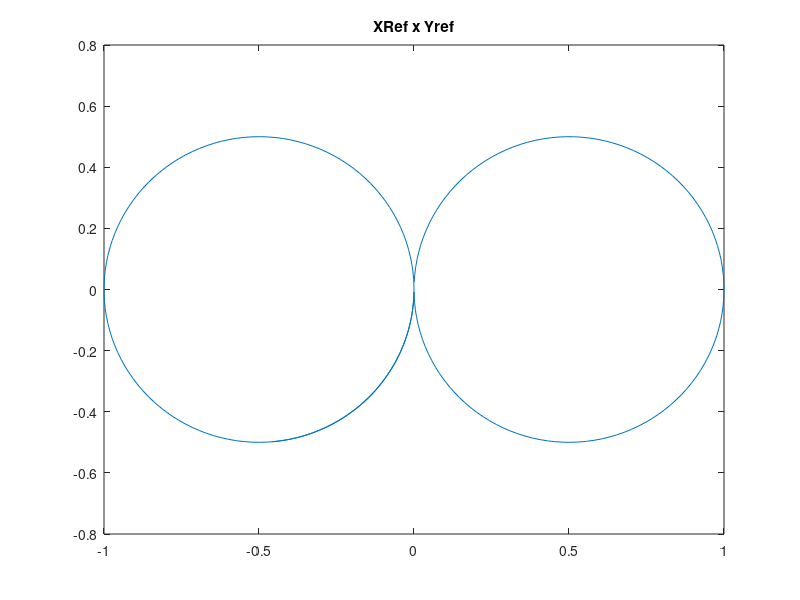
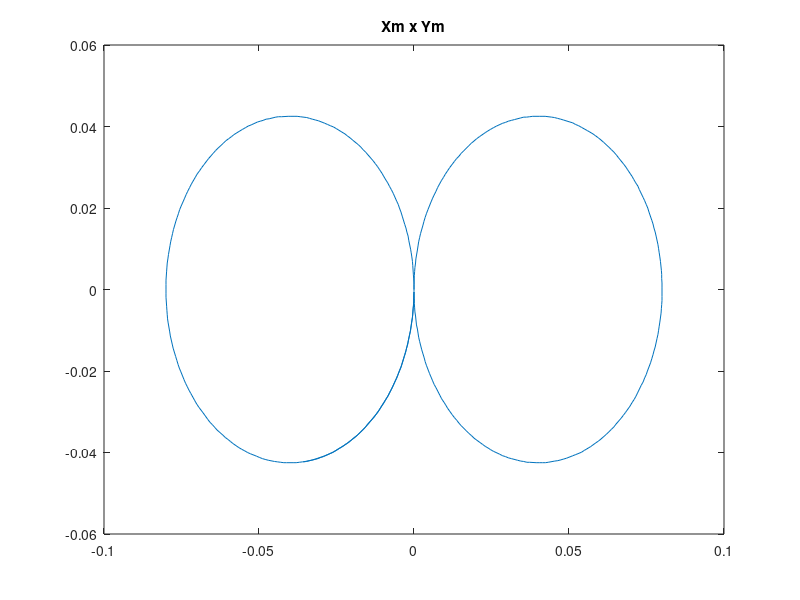
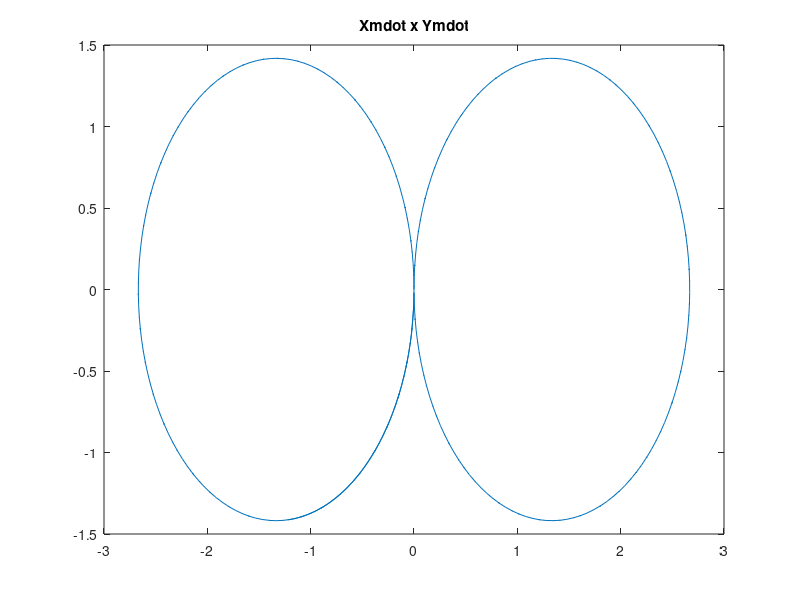
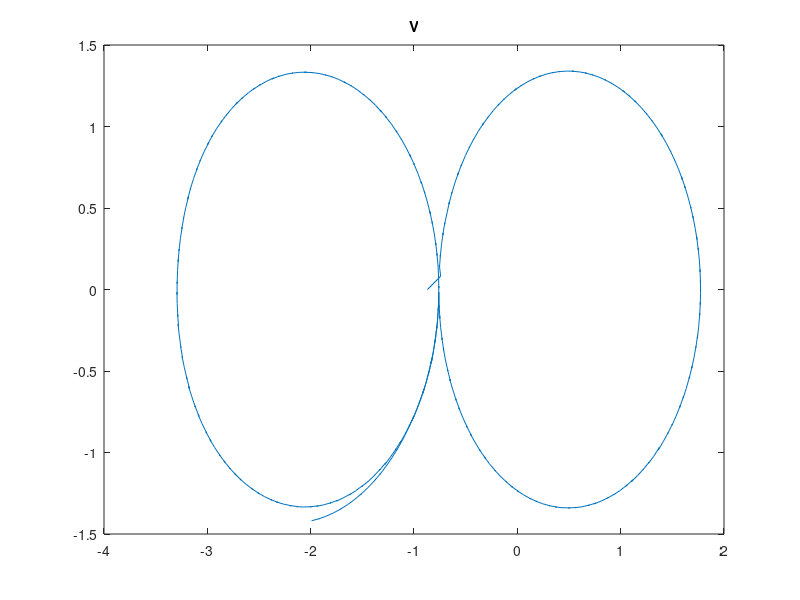

Reproduce these figures in MATLAB, in order.
close all, clc

M = csvread("ArqGrav9.csv");

%plot(M(:,17),M(:,18));
%t 1,refX 2  ,refY 3, ymX 4,ymY 5, ymdotX 6 ,ymdotY 7,Vx 8,Vy 9,
%Ux 10 ,Uy 11 ,Xc 12 ,Xyc 13 ,Xteta 14 ,XdotX 15 ,XdotY 16 ,Yx 17 ,Yy 18


figure();
plot(M(:,2),M(:,3));
title("XRef x Yref");

figure();
plot(M(:,4),M(:,5));
title("Xm x Ym");

figure();
plot(M(:,6),M(:,7));
title("Xmdot x Ymdot");

figure();
plot(M(:,8),M(:,9));
title("V");

figure();
plot(M(:,10),M(:,11));
title("U");

figure();
plot(M(:,12),M(:,13));
title("Xc vs Yc");

figure();
plot(M(:,1)/1000,M(:,12));
title("Xc vs t");

figure();
plot(M(:,1)/1000,M(:,13));
title("Yc vs t");

figure();
plot(M(:,1)/1000,M(:,14));
title("Theta vs t");

figure();
plot(M(:,15),M(:,16));
title("Xdotc vs Ydotc");

figure();
plot(M(:,17),M(:,18));
title("Y final");